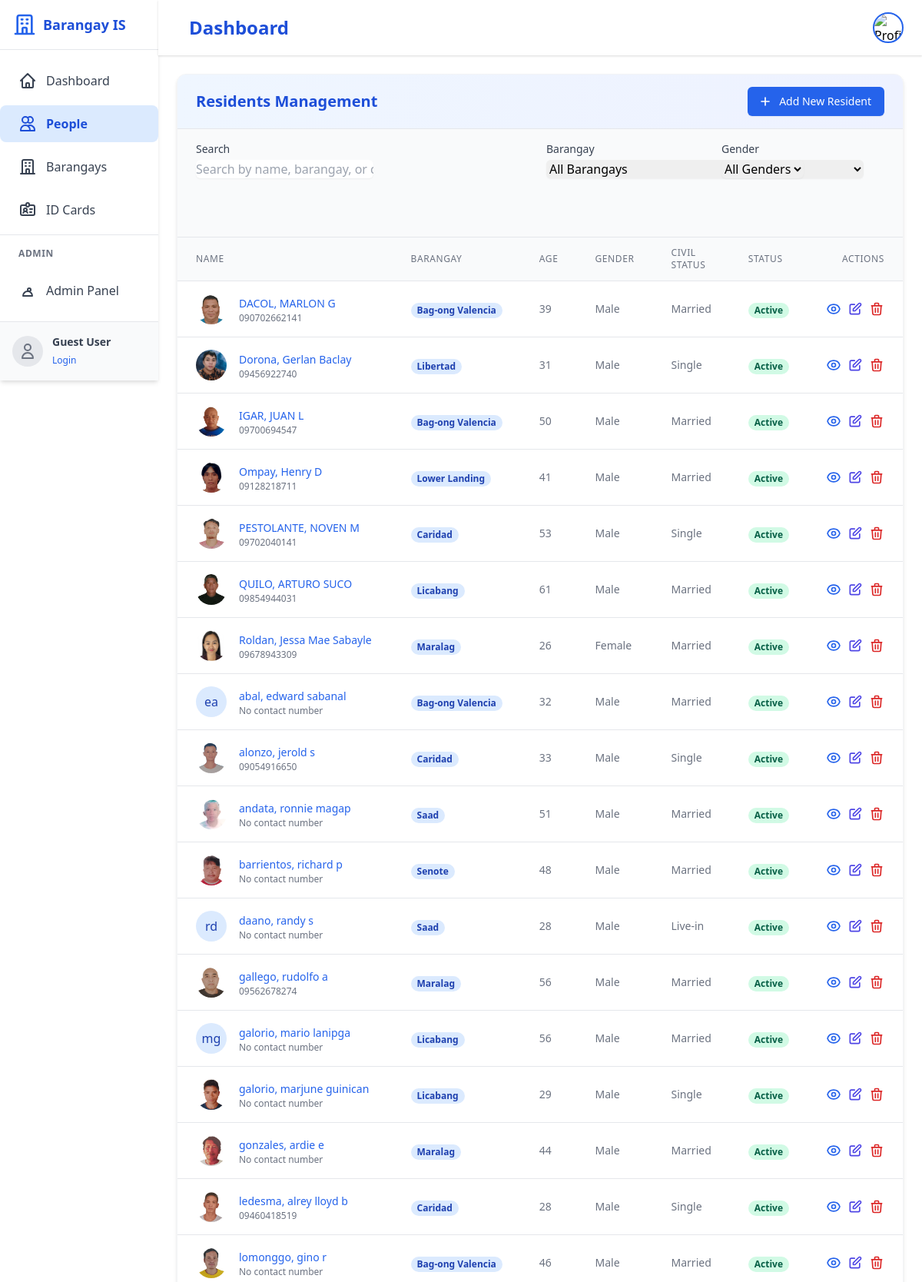
Screenshot of /dashboard/people/ (upper part) with the database file from the repository.
### core/models.py (models this page shows, shortened)
class Person(models.Model):
    GENDER_CHOICES = [
        ('M', 'Male'),
        ('F', 'Female'),
        ('O', 'Other'),
    ]
    CIVIL_STATUS_CHOICES = [
        ('S', 'Single'),
        ('M', 'Married'),
        ('W', 'Widowed'),
        ('D', 'Divorced'),
        ('SP', 'Separated'),
        ('L', 'Live-in'),
    ]
    id = models.UUIDField(primary_key=True, default=uuid.uuid4, editable=False)
    barangay = models.ForeignKey(Barangay, on_delete=models.CASCADE, related_name='residents')
    user = models.OneToOneField(User, on_delete=models.SET_NULL, null=True, blank=True, related_name='profile')
    last_name = models.CharField(max_length=100)
    first_name = models.CharField(max_length=100)
    middle_name = models.CharField(max_length=100, blank=True)
    suffix = models.CharField(max_length=10, blank=True, help_text='Jr., Sr., III, etc.')
    profile_picture = models.ImageField(upload_to='profile_pictures/', null=True, blank=True, help_text='Profile picture of the person')
    date_of_birth = models.DateField()
    place_of_birth = models.CharField(max_length=255)
    age = models.PositiveIntegerField(null=True, blank=True, editable=False)
    gender = models.CharField(max_length=1, choices=GENDER_CHOICES)
    civil_status = models.CharField(max_length=2, choices=CIVIL_STATUS_CHOICES)
    religion = models.CharField(max_length=100, blank=True)
    phone_regex = RegexValidator(regex=r'^\+?1?\d{9,15}$', message="Phone number must be entered in the format: '+999999999'. Up to 15 digits allowed.")
    contact_number = models.CharField(validators=[phone_regex], max_length=17, blank=True)
    address_line1 = models.CharField(max_length=255, help_text='House/Lot/Unit No., Building Name, Block, Street')
    address_line2 = models.CharField(max_length=255, blank=True, help_text='Subdivision, Village, Zone, Sitio, Purok')
    postal_code = models.CharField(max_length=10)
    is_active = models.BooleanField(default=True)
    class Meta:
        ordering = ['last_name', 'first_name']
        verbose_name_plural = 'People'
        indexes = [
            models.Index(fields=['last_name', 'first_name']),
            models.Index(fields=['date_of_birth']),
            models.Index(fields=['barangay']),
        ]
    def full_name(self):
        if self.middle_name:
            middle_initial = f" {self.middle_name[0]}."
        else:
            middle_initial = " "
        full_name = f"{self.first_name}{middle_initial}{self.last_name}"
        if self.suffix:
            full_name = f"{full_name}, {self.suffix}"
        return full_name

class Barangay(models.Model):
    name = models.CharField(max_length=100)
    municipality = models.CharField(max_length=100)
    province = models.CharField(max_length=100)
    zip_code = models.CharField(max_length=10)
    class Meta:
        verbose_name_plural = 'Barangays'
    def __str__(self):
        return f"{self.name}, {self.municipality}, {self.province}"

### core/views.py (the view)
# urls.py: path('dashboard/people/', people_list, name='people'),
def people_list(request):
    people = Person.objects.all().select_related('barangay')
    search_form = PersonSearchForm()
    return render(request, 'dashboard/people.html', {
        'people': people,
        'search_form': search_form
    })

### templates/dashboard/people.html (shortened to what this page needs)
{% extends 'base.html' %}
{% block content %}
<div class="bg-white rounded-xl shadow-md overflow-hidden border border-gray-100">
    <div class="px-6 py-4 bg-gradient-to-r from-blue-50 to-indigo-50 border-b border-gray-200">
        <div class="flex flex-col md:flex-row md:items-center md:justify-between">
            <h2 class="text-xl font-semibold text-blue-700 mb-4 md:mb-0">Residents Management</h2>
            <a href="{% url 'person_create' %}" class="inline-flex items-center px-4 py-2 border border-transparent rounded-md shadow-sm text-sm font-medium text-white bg-blue-600 hover:bg-blue-700 focus:outline-none focus:ring-2 focus:ring-offset-2 focus:ring-blue-500">
                <svg xmlns="http://www.w3.org/2000/svg" class="-ml-1 mr-2 h-5 w-5" fill="none" viewBox="0 0 24 24" stroke="currentColor">
                    <path stroke-linecap="round" stroke-linejoin="round" stroke-width="2" d="M12 6v6m0 0v6m0-6h6m-6 0H6" />
                </svg>
                Add New Resident
            </a>
        </div>
    </div>
    <div class="px-6 py-4 bg-gray-50 border-b border-gray-200">
        <div class="grid grid-cols-1 md:grid-cols-4 gap-4">
            <div class="md:col-span-2">
                <label for="{{ search_form.search.id_for_label }}" class="block text-sm font-medium text-gray-700 mb-1">Search</label>
                {{ search_form.search }}
            </div>
            <div>
                <label for="{{ search_form.barangay.id_for_label }}" class="block text-sm font-medium text-gray-700 mb-1">Barangay</label>
                {{ search_form.barangay }}
            </div>
            <div>
                <label for="{{ search_form.gender.id_for_label }}" class="block text-sm font-medium text-gray-700 mb-1">Gender</label>
                {{ search_form.gender }}
            </div>
        </div>
        <div class="mt-4 flex items-center">
        </div>
    </div>
    <div class="overflow-x-auto" id="people-table">
        {% include 'dashboard/includes/people_table.html' %}
    </div>
</div>
{% endblock %}

### templates/dashboard/includes/people_table.html (shortened to what this page needs)
<table class="min-w-full divide-y divide-gray-200">
    <thead class="bg-gray-50">
        <tr>
            <th class="px-6 py-3 text-left text-xs font-medium text-gray-500 uppercase tracking-wider">Name</th>
            <th class="px-6 py-3 text-left text-xs font-medium text-gray-500 uppercase tracking-wider">Barangay</th>
            <th class="px-6 py-3 text-left text-xs font-medium text-gray-500 uppercase tracking-wider">Age</th>
            <th class="px-6 py-3 text-left text-xs font-medium text-gray-500 uppercase tracking-wider">Gender</th>
            <th class="px-6 py-3 text-left text-xs font-medium text-gray-500 uppercase tracking-wider">Civil Status</th>
            <th class="px-6 py-3 text-left text-xs font-medium text-gray-500 uppercase tracking-wider">Status</th>
            <th class="px-6 py-3 text-right text-xs font-medium text-gray-500 uppercase tracking-wider">Actions</th>
        </tr>
    </thead>
    <tbody class="bg-white divide-y divide-gray-200">
        {% for person in people %}
        <tr class="hover:bg-gray-50 transition-colors duration-150">
            <td class="px-6 py-4 whitespace-nowrap">
                <div class="flex items-center">
                    <div class="flex-shrink-0 h-10 w-10">
                        {% if person.profile_picture %}
                            <img class="h-10 w-10 rounded-full object-cover" src="{{ person.profile_picture.url }}" alt="{{ person.full_name }}">
                        {% else %}
                            <div class="h-10 w-10 rounded-full bg-blue-100 flex items-center justify-center">
                                <span class="text-blue-800 font-medium">{{ person.first_name.0 }}{{ person.last_name.0 }}</span>
                            </div>
                        {% endif %}
                    </div>
                    <div class="ml-4">
                        <a href="{% url 'person_detail' pk=person.id %}" class="text-sm font-medium text-blue-600 hover:text-blue-900">
                            {{ person.last_name }}, {{ person.first_name }} {{ person.middle_name }}
                        </a>
                        <div class="text-xs text-gray-500">
                            {{ person.contact_number|default:"No contact number" }}
                        </div>
                    </div>
                </div>
            </td>
            <td class="px-6 py-4 whitespace-nowrap">
                <span class="px-2 inline-flex text-xs leading-5 font-semibold rounded-full bg-blue-100 text-blue-800">
                    {{ person.barangay.name }}
                </span>
            </td>
            <td class="px-6 py-4 whitespace-nowrap text-sm text-gray-500">
                {{ person.age }}
            </td>
            <td class="px-6 py-4 whitespace-nowrap text-sm text-gray-500">
                {{ person.get_gender_display }}
            </td>
            <td class="px-6 py-4 whitespace-nowrap text-sm text-gray-500">
                {{ person.get_civil_status_display }}
            </td>
            <td class="px-6 py-4 whitespace-nowrap">
                {% if person.is_active %}
                    <span class="px-2 inline-flex text-xs leading-5 font-semibold rounded-full bg-green-100 text-green-800">
                        Active
                    </span>
                {% else %}
                    <span class="px-2 inline-flex text-xs leading-5 font-semibold rounded-full bg-red-100 text-red-800">
                        Inactive
                    </span>
                {% endif %}
            </td>
            <td class="px-6 py-4 whitespace-nowrap text-right text-sm font-medium">
                <div class="flex justify-end space-x-2">
                    <a href="{% url 'person_detail' pk=person.id %}" class="text-blue-600 hover:text-blue-900" title="View Details">
                    </a>
                    <a href="{% url 'person_update' pk=person.id %}" class="text-indigo-600 hover:text-indigo-900" title="Edit">
                        <svg xmlns="http://www.w3.org/2000/svg" class="h-5 w-5" fill="none" viewBox="0 0 24 24" stroke="currentColor">
                            <path stroke-linecap="round" stroke-linejoin="round" stroke-width="2" d="M11 5H6a2 2 0 00-2 2v11a2 2 0 002 2h11a2 2 0 002-2v-5m-1.414-9.414a2 2 0 112.828 2.828L11.828 15H9v-2.828l8.586-8.586z" />
                        </svg>
                    </a>
                    <a href="{% url 'person_delete' pk=person.id %}" class="text-red-600 hover:text-red-900" title="Delete">
                        <svg xmlns="http://www.w3.org/2000/svg" class="h-5 w-5" fill="none" viewBox="0 0 24 24" stroke="currentColor">
                            <path stroke-linecap="round" stroke-linejoin="round" stroke-width="2" d="M19 7l-.867 12.142A2 2 0 0116.138 21H7.862a2 2 0 01-1.995-1.858L5 7m5 4v6m4-6v6m1-10V4a1 1 0 00-1-1h-4a1 1 0 00-1 1v3M4 7h16" />
                        </svg>
                    </a>
                </div>
            </td>
        </tr>
        {% endfor %}
    </tbody>
</table>

### rows the page displays
Person: profile_picture (picture), last_name "DACOL", first_name "MARLON", middle_name "G", contact_number "090702662141", barangay.name "Bag-ong Valencia", age "39", gender "Male", civil_status "Married", is_active "Active"
Person: profile_picture (picture), last_name "Dorona", first_name "Gerlan", middle_name "Baclay", contact_number "09456922740", barangay.name "Libertad", age "31", gender "Male", civil_status "Single", is_active "Active"
Person: profile_picture (picture), last_name "IGAR", first_name "JUAN", middle_name "L", contact_number "09700694547", barangay.name "Bag-ong Valencia", age "50", gender "Male", civil_status "Married", is_active "Active"
Person: profile_picture (picture), last_name "Ompay", first_name "Henry", middle_name "D", contact_number "09128218711", barangay.name "Lower Landing", age "41", gender "Male", civil_status "Married", is_active "Active"
Person: profile_picture (picture), last_name "PESTOLANTE", first_name "NOVEN", middle_name "M", contact_number "09702040141", barangay.name "Caridad", age "53", gender "Male", civil_status "Single", is_active "Active"
Person: profile_picture (picture), last_name "QUILO", first_name "ARTURO", middle_name "SUCO", contact_number "09854944031", barangay.name "Licabang", age "61", gender "Male", civil_status "Married", is_active "Active"
Person: profile_picture (picture), last_name "Roldan", first_name "Jessa Mae", middle_name "Sabayle", contact_number "09678943309", barangay.name "Maralag", age "26", gender "Female", civil_status "Married", is_active "Active"
Person: first_name.0 "e", last_name.0 "a", last_name "abal", first_name "edward", middle_name "sabanal", contact_number "No contact number", barangay.name "Bag-ong Valencia", age "32", gender "Male", civil_status "Married", is_active "Active"
Person: profile_picture (picture), last_name "alonzo", first_name "jerold", middle_name "s", contact_number "09054916650", barangay.name "Caridad", age "33", gender "Male", civil_status "Single", is_active "Active"
Person: profile_picture (picture), last_name "andata", first_name "ronnie", middle_name "magap", contact_number "No contact number", barangay.name "Saad", age "51", gender "Male", civil_status "Married", is_active "Active"
Person: profile_picture (picture), last_name "barrientos", first_name "richard", middle_name "p", contact_number "No contact number", barangay.name "Senote", age "48", gender "Male", civil_status "Married", is_active "Active"
Person: first_name.0 "r", last_name.0 "d", last_name "daano", first_name "randy", middle_name "s", contact_number "No contact number", barangay.name "Saad", age "28", gender "Male", civil_status "Live-in", is_active "Active"
Person: profile_picture (picture), last_name "gallego", first_name "rudolfo", middle_name "a", contact_number "09562678274", barangay.name "Maralag", age "56", gender "Male", civil_status "Married", is_active "Active"
Person: first_name.0 "m", last_name.0 "g", last_name "galorio", first_name "mario", middle_name "lanipga", contact_number "No contact number", barangay.name "Licabang", age "56", gender "Male", civil_status "Married", is_active "Active"
Person: profile_picture (picture), last_name "galorio", first_name "marjune", middle_name "guinican", contact_number "No contact number", barangay.name "Licabang", age "29", gender "Male", civil_status "Single", is_active "Active"
Person: profile_picture (picture), last_name "gonzales", first_name "ardie", middle_name "e", contact_number "No contact number", barangay.name "Maralag", age "44", gender "Male", civil_status "Married", is_active "Active"
Person: profile_picture (picture), last_name "ledesma", first_name "alrey lloyd", middle_name "b", contact_number "09460418519", barangay.name "Caridad", age "28", gender "Male", civil_status "Single", is_active "Active"
Person: profile_picture (picture), last_name "lomonggo", first_name "gino", middle_name "r", contact_number "No contact number", barangay.name "Bag-ong Valencia", age "46", gender "Male", civil_status "Married", is_active "Active"
